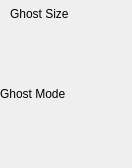
<?xml version="1.0" encoding="UTF-8"?>
<ui version="4.0">
 <class>Form</class>
 <widget class="QWidget" name="Form">
  <property name="geometry">
   <rect>
    <x>0</x>
    <y>0</y>
    <width>132</width>
    <height>168</height>
   </rect>
  </property>
  <property name="windowTitle">
   <string>Form</string>
  </property>
  <widget class="caLabel" name="calabel_15">
   <property name="geometry">
    <rect>
     <x>0</x>
     <y>80</y>
     <width>111</width>
     <height>28</height>
    </rect>
   </property>
   <property name="text">
    <string>Ghost Mode</string>
   </property>
  </widget>
  <widget class="caLabel" name="calabel_14">
   <property name="geometry">
    <rect>
     <x>10</x>
     <y>0</y>
     <width>101</width>
     <height>28</height>
    </rect>
   </property>
   <property name="text">
    <string>Ghost Size</string>
   </property>
  </widget>
  <widget class="caNumeric" name="canumeric">
   <property name="geometry">
    <rect>
     <x>10</x>
     <y>30</y>
     <width>100</width>
     <height>50</height>
    </rect>
   </property>
   <property name="decimalDigits" stdset="0">
    <number>0</number>
   </property>
   <property name="channel" stdset="0">
    <string notr="true">$(NAME):GHOSTS_$(GHOST)_SIZE</string>
   </property>
   <property name="precisionMode">
    <enum>caNumeric::User</enum>
   </property>
   <property name="fixedFormat">
    <bool>true</bool>
   </property>
  </widget>
  <widget class="caNumeric" name="canumeric_2">
   <property name="geometry">
    <rect>
     <x>10</x>
     <y>110</y>
     <width>100</width>
     <height>50</height>
    </rect>
   </property>
   <property name="integerDigits" stdset="0">
    <number>1</number>
   </property>
   <property name="decimalDigits" stdset="0">
    <number>0</number>
   </property>
   <property name="channel" stdset="0">
    <string notr="true">$(NAME):GHOSTS_$(GHOST)_MODE</string>
   </property>
   <property name="precisionMode">
    <enum>caNumeric::User</enum>
   </property>
   <property name="fixedFormat">
    <bool>true</bool>
   </property>
   <property name="limitsMode">
    <enum>caNumeric::Channel</enum>
   </property>
  </widget>
 </widget>
 <customwidgets>
  <customwidget>
   <class>caNumeric</class>
   <extends>QFrame</extends>
   <header>caNumeric</header>
  </customwidget>
  <customwidget>
   <class>caLabel</class>
   <extends>QLabel</extends>
   <header>caLabel</header>
  </customwidget>
 </customwidgets>
 <resources/>
 <connections/>
</ui>
